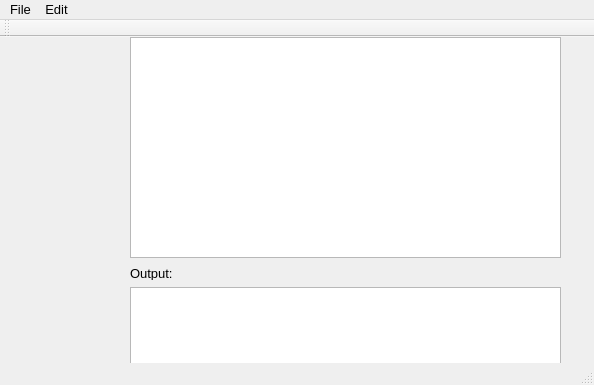
<?xml version="1.0" encoding="UTF-8"?>
<ui version="4.0">
 <class>MainWindow</class>
 <widget class="QMainWindow" name="MainWindow">
  <property name="windowModality">
   <enum>Qt::NonModal</enum>
  </property>
  <property name="geometry">
   <rect>
    <x>0</x>
    <y>0</y>
    <width>594</width>
    <height>385</height>
   </rect>
  </property>
  <property name="font">
   <font>
    <pointsize>10</pointsize>
   </font>
  </property>
  <property name="windowTitle">
   <string>Filatov</string>
  </property>
  <property name="toolButtonStyle">
   <enum>Qt::ToolButtonIconOnly</enum>
  </property>
  <widget class="QWidget" name="centralWidget">
   <widget class="QTableView" name="tableView">
    <property name="geometry">
     <rect>
      <x>130</x>
      <y>0</y>
      <width>431</width>
      <height>221</height>
     </rect>
    </property>
   </widget>
   <widget class="QTextEdit" name="textEdit">
    <property name="geometry">
     <rect>
      <x>130</x>
      <y>250</y>
      <width>431</width>
      <height>81</height>
     </rect>
    </property>
    <property name="readOnly">
     <bool>true</bool>
    </property>
   </widget>
   <widget class="QLabel" name="label">
    <property name="geometry">
     <rect>
      <x>130</x>
      <y>230</y>
      <width>47</width>
      <height>13</height>
     </rect>
    </property>
    <property name="text">
     <string>Output:</string>
    </property>
   </widget>
  </widget>
  <widget class="QMenuBar" name="menuBar">
   <property name="geometry">
    <rect>
     <x>0</x>
     <y>0</y>
     <width>594</width>
     <height>21</height>
    </rect>
   </property>
   <property name="contextMenuPolicy">
    <enum>Qt::DefaultContextMenu</enum>
   </property>
   <widget class="QMenu" name="menuFile">
    <property name="title">
     <string>File</string>
    </property>
    <widget class="QMenu" name="menuNew_2">
     <property name="title">
      <string>New</string>
     </property>
     <addaction name="actionAdd_New_Worker"/>
     <addaction name="actionAdd_New_Department"/>
     <addaction name="actionAdd_New_Visit"/>
    </widget>
    <addaction name="actionConnect_to_Database"/>
    <addaction name="actionDisconnect"/>
    <addaction name="separator"/>
    <addaction name="menuNew_2"/>
   </widget>
   <widget class="QMenu" name="menuEdit">
    <property name="title">
     <string>Edit</string>
    </property>
    <addaction name="actionEdit_Worker"/>
    <addaction name="actionEdit_Department"/>
    <addaction name="actionEdit_Visit"/>
    <addaction name="separator"/>
    <addaction name="actionDelete_Worker"/>
    <addaction name="actionDelete_Department"/>
    <addaction name="actionDelete_Visit"/>
   </widget>
   <addaction name="menuFile"/>
   <addaction name="menuEdit"/>
  </widget>
  <widget class="QToolBar" name="mainToolBar">
   <attribute name="toolBarArea">
    <enum>TopToolBarArea</enum>
   </attribute>
   <attribute name="toolBarBreak">
    <bool>false</bool>
   </attribute>
  </widget>
  <widget class="QStatusBar" name="statusBar"/>
  <action name="actionConnect_to_Database">
   <property name="text">
    <string>Connect to Database</string>
   </property>
  </action>
  <action name="actionDisconnect">
   <property name="text">
    <string>Disconnect</string>
   </property>
  </action>
  <action name="actionAdd_New_Worker">
   <property name="text">
    <string>Add New Worker</string>
   </property>
  </action>
  <action name="actionAdd_New_Department">
   <property name="text">
    <string>Add New Department</string>
   </property>
  </action>
  <action name="actionAdd_New_Visit">
   <property name="text">
    <string>Add New Visit</string>
   </property>
  </action>
  <action name="actionEdit_Worker">
   <property name="text">
    <string>Edit Worker</string>
   </property>
  </action>
  <action name="actionEdit_Department">
   <property name="text">
    <string>Edit Department</string>
   </property>
  </action>
  <action name="actionEdit_Visit">
   <property name="text">
    <string>Edit Visit</string>
   </property>
  </action>
  <action name="actionDelete_Worker">
   <property name="text">
    <string>Delete Worker</string>
   </property>
  </action>
  <action name="actionDelete_Department">
   <property name="text">
    <string>Delete Department</string>
   </property>
  </action>
  <action name="actionDelete_Visit">
   <property name="text">
    <string>Delete Visit</string>
   </property>
  </action>
 </widget>
 <layoutdefault spacing="6" margin="11"/>
 <resources/>
 <connections/>
</ui>
